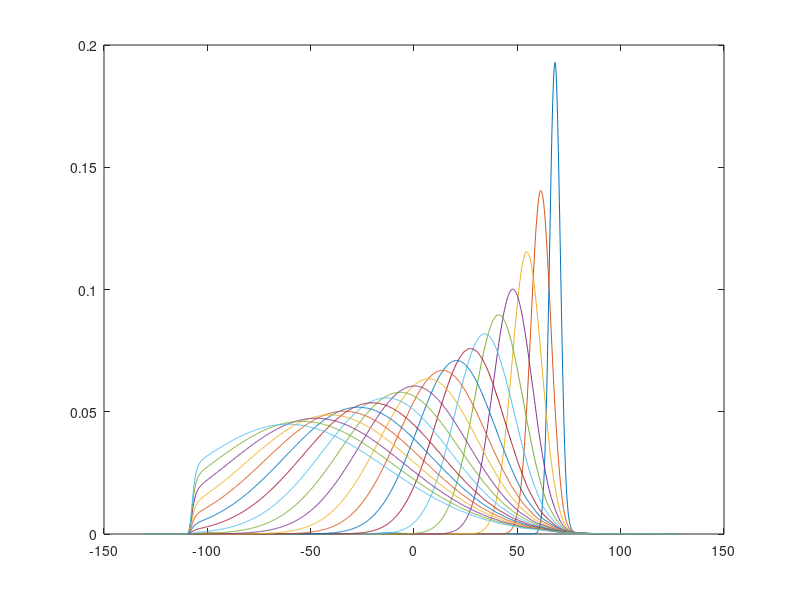

The MATLAB script that drew this image:
function run_simulation()
    % Define constants and initial conditions
    a = 260;      %% Length
    M = 1057.27504; %% Mass
    N = 1535;
    x = linspace(-a/2,a/2,N); x = x';
    k = (N*linspace(0,1/2,N)); k = k';
    dt = 10;     %% Time step
    dx = x(2) - x(1);
    V = 0;
    x0 = 75;
    delta = 1;
    E0 = 10;
    
    % Initialize Phi0
    %Phi0=init(N, x, M, x0, E0, delta)';
    Phi0 = sqrt(dx / (delta * sqrt(pi))) * exp(-0.5 * ((x - x0) / delta).^2) .* exp(-1i * sqrt(2 * M * E0) * x);
    %Phi0c = conj(Phi0); %% Real(Phi0) - i * imag(Phi0)

    % Define propagators
    GK = exp((1i * dt / (4 * M)) * ((2 * pi / a)^2) * (k.^2)); %% dt/2 kinetic energy propagator
    GK2 = exp((1i * dt / (2 * M)) * ((2 * pi / a)^2) * (k.^2)); %% dt kinetic energy propagator
    GV = exp(1i * dt * V); %% Potential spatial interaction

    % Initialize Phi
    iPhi = fft(Phi0);
    Phi = ifft(iPhi .* GK);
    Phi = GV .* Phi;

    % Parameters for the potential function
    NPt = 20000;
    ch = -0.15;
    lh = 100;
    hw = 1 ./ (1 + exp(ch * ((-lh:lh))))';
    reflectionRegion = x < x(lh);  % Define regions
    transmissionRegion = x > x(lh);
    % Initialize variables for results
    R = 0;
    T = 0;
    % Open file for writing
    fileID = fopen(sprintf('RT%0.3f-%d.txt', ch, lh), 'w');
    % Time-stepping loop
    for nrn = 1:NPt
        iPhi = fft(Phi);
        Phi = ifft(iPhi .* GK2);
        Phi = GV .* Phi;
        if mod(nrn, 1000) == 0
        amp = sum(abs(Phi).^2);
        fprintf(fileID, '%f\t%f\n', T, R);
        plot(x,abs(Phi))        
        pause(0.05)
        hold on
        end      
        Phi(1:2*lh) = Phi(1:2*lh) .* hw(1:2*lh);
R = trapz(x(reflectionRegion), abs(Phi(reflectionRegion)).^2)/ trapz(x, abs(Phi0).^2);
T = trapz(x(transmissionRegion), abs(Phi(transmissionRegion)).^2)/ trapz(x, abs(Phi0).^2);
    end
        hold off

    % Close file
    fclose(fileID);
end


function W2=init(NQ1, RQ1, RMS, R0, ESK, DELTA)
    % Initialize variables and constants
    %WI = [0.0, 1.0] / pi;
    WI =1i/pi;
    
    % Convert constants
    PI = pi;
    
    % Calculate AK
    AK = sqrt(2.0 * RMS * abs(ESK));
    if ESK <= 0.0
        AK = -AK;
    end
       
    % Initialize AE0
    
    % Calculate constants for the loop
    DR = RQ1(2) - RQ1(1);
    FAC = 1.0 / (PI * DELTA^2)^(0.25) * sqrt(DR);
    %FAC0 = sqrt(2.0 * RMS / PI);
    
    % Loop over NQ1
    for I = 1:NQ1
        % Calculate FACE and W2
        FACE = exp(-((RQ1(I) - R0) / DELTA)^2 / 2.0);
        W2(I) = FAC * exp(-1i * AK * RQ1(I)) * FACE;    
    end
end
